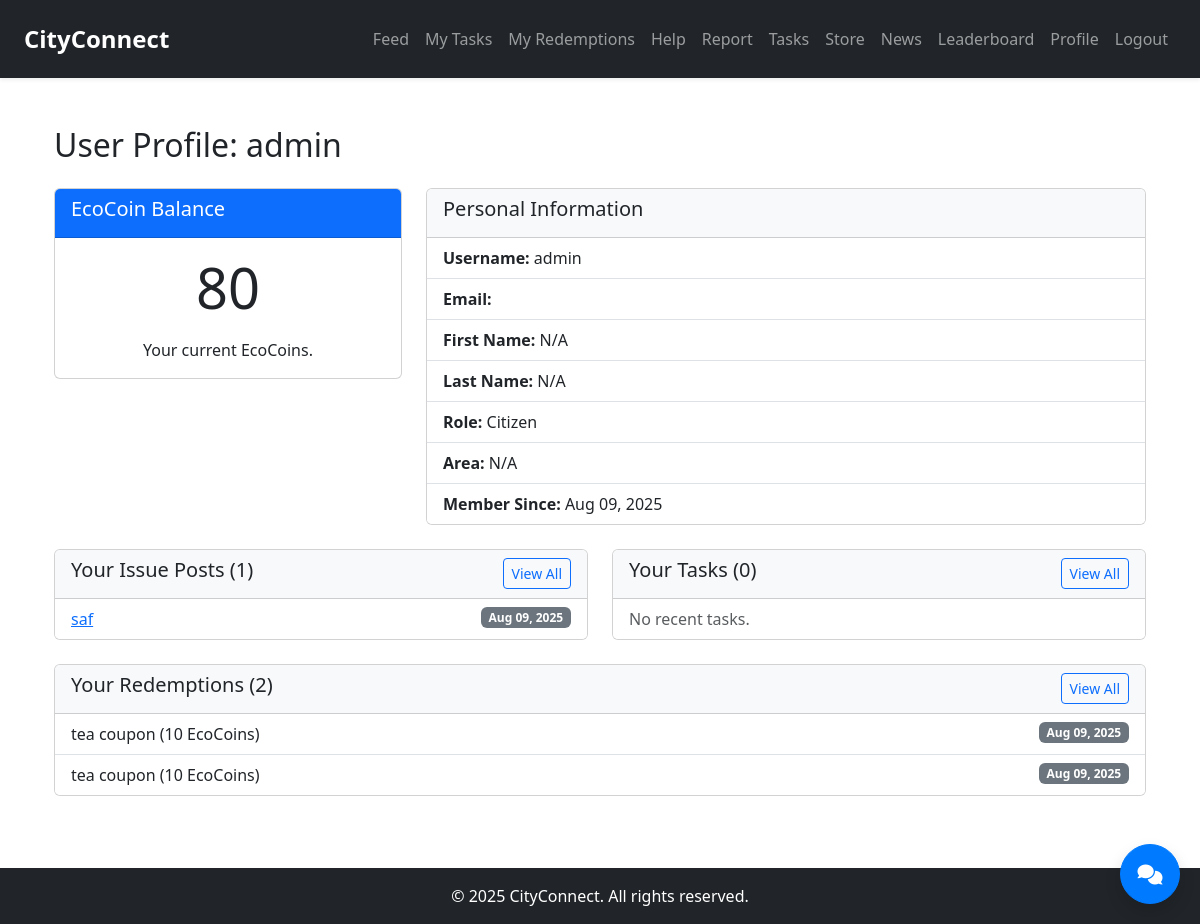
Page /profile/ (signed in) on the earlier database version.
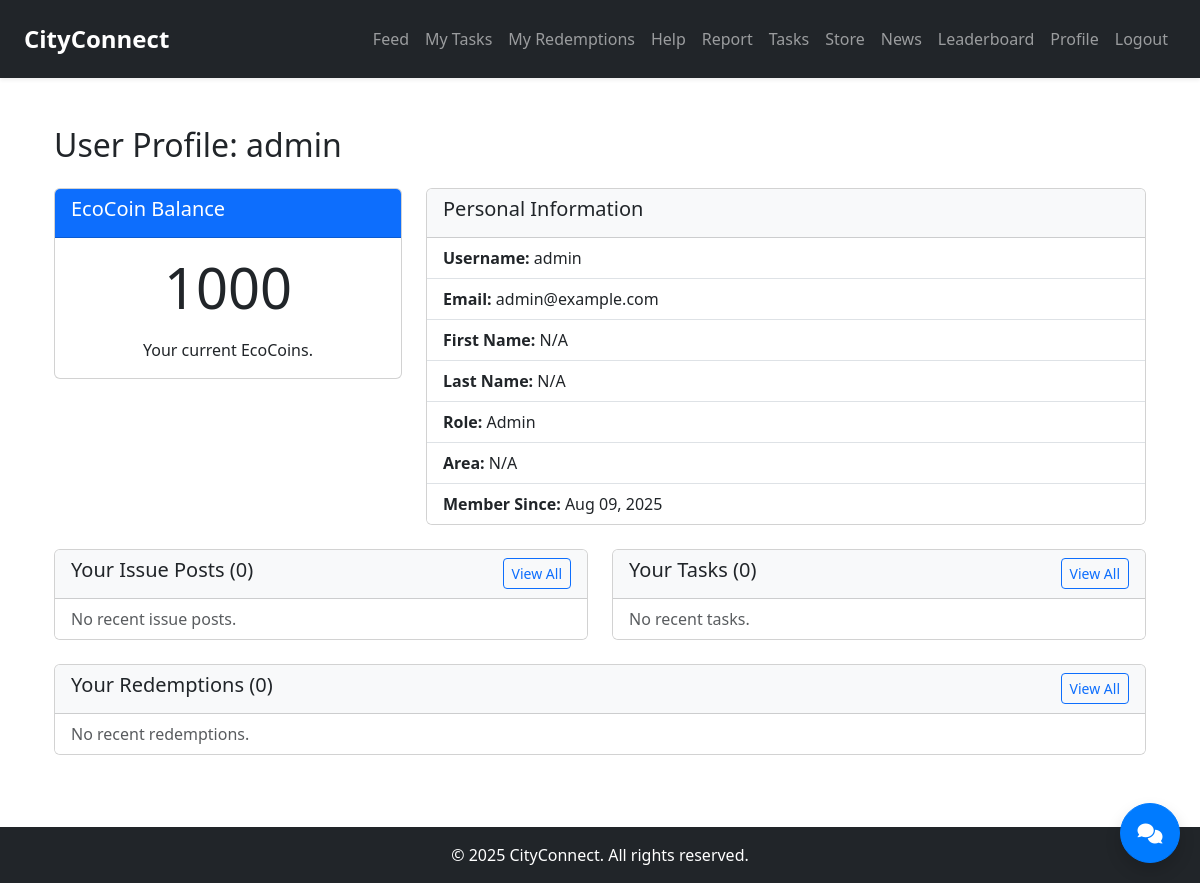
Same page on the later database version.
### core/models.py (models this page shows, shortened)
class User(AbstractUser):
    ROLE_CHOICES = (
        ('citizen', 'Citizen'),
        ('admin', 'Admin'),
    )
    role = models.CharField(max_length=10, choices=ROLE_CHOICES, default='citizen')
    eco_coins = models.PositiveIntegerField(default=0)
    area = models.CharField(max_length=100, blank=True)

class IssuePost(models.Model):
    STATUS_CHOICES = [
        ('pending', 'Pending'),
        ('in_progress', 'In Progress'),
        ('resolved', 'Resolved'),
    ]
    DEPARTMENT_CHOICES = [
        ('public_works', 'Public Works Department'),
        ('water_supply', 'Water Supply Department'),
        ('waste_management', 'Waste Management Department'),
        ('electricity', 'Electricity Department'),
        ('health_sanitation', 'Health & Sanitation Department'),
        ('traffic_transport', 'Traffic & Transport Department'),
        ('parks_recreation', 'Parks & Recreation Department'),
        ('other', 'Other'),
    ]
    id = models.AutoField(primary_key=True, editable=True)
    user = models.ForeignKey(User, on_delete=models.CASCADE, related_name='issue_posts')
    title = models.CharField(max_length=150)
    description = models.TextField()
    image = models.ImageField(upload_to='issue_posts/', blank=True, null=True)
    area = models.CharField(max_length=100)
    location_details = models.CharField(max_length=200, blank=True, null=True, help_text="Specific location details (e.g., 'Near City Park, Sector 10')")
    department = models.CharField(max_length=50, choices=DEPARTMENT_CHOICES, help_text="Select the relevant department for this issue.")
    created_at = models.DateTimeField(auto_now_add=True)
    updated_at = models.DateTimeField(auto_now=True)
    status = models.CharField(
        max_length=20,
        choices=STATUS_CHOICES,
        default='pending'
    )
    likes_count = models.PositiveIntegerField(default=0)
    comments_count = models.PositiveIntegerField(default=0)
    class Meta:
        ordering = ['-created_at']
        verbose_name = 'Issue Post'
        verbose_name_plural = 'Issue Posts'
        indexes = [
            models.Index(fields=['-created_at']),
            models.Index(fields=['status']),
            models.Index(fields=['area']),
            models.Index(fields=['department']), # New index for department
        ]

### store/models.py (models this page shows, shortened)
class Redemption(models.Model):
    STATUS_CHOICES = [
        ('pending', 'Pending'),
        ('completed', 'Completed'),
        ('cancelled', 'Cancelled'),
    ]
    user = models.ForeignKey(User, on_delete=models.CASCADE, related_name="redemptions")
    offer = models.ForeignKey(StoreOffer, on_delete=models.CASCADE, related_name="redemptions")
    coins_spent = models.PositiveIntegerField()
    redeemed_at = models.DateTimeField(auto_now_add=True)
    voucher_code = models.CharField(max_length=20, unique=True, blank=True)
    status = models.CharField(max_length=20, choices=STATUS_CHOICES, default='completed')
    class Meta:
        ordering = ['-redeemed_at']

class StoreOffer(models.Model):
    OFFER_TYPE_CHOICES = [
        ('shop_offer', 'Shop Offer'),
        ('donor_gift', 'Donor Gift'),
        ('event_ticket', 'Event Ticket'),
        ('eco_reward', 'Eco Reward'),
    ]
    name = models.CharField(max_length=255)
    description = models.TextField()
    image = models.ImageField(upload_to='store_offers/', blank=True, null=True)
    coins_required = models.PositiveIntegerField()
    offer_type = models.CharField(max_length=20, choices=OFFER_TYPE_CHOICES)
    location_name = models.CharField(max_length=255)
    location_map_url = models.URLField(blank=True, null=True)
    stock = models.PositiveIntegerField(default=0)
    start_date = models.DateField()
    end_date = models.DateField()
    added_by = models.ForeignKey(User, on_delete=models.CASCADE, related_name="offers_added")
    is_active = models.BooleanField(default=True)
    created_at = models.DateTimeField(auto_now_add=True)
    class Meta:
        ordering = ['-created_at']

### core/views.py (the view)
# urls.py: path('profile/', views.profile, name='profile'),
@login_required
def profile(request):
    user = request.user
    issue_posts = IssuePost.objects.filter(user=user)
    tasks = Task.objects.filter(user=user)
    redemptions = Redemption.objects.filter(user=user) # Fetch from store app
    context = {
        'user': user,
        'eco_coins': user.eco_coins,
        'issue_post_count': issue_posts.count(),
        'task_count': tasks.count(),
        'redemption_count': redemptions.count(),
        'recent_issue_posts': issue_posts.order_by('-created_at')[:3],
        'recent_tasks': tasks.order_by('-submitted_at')[:3],
        'recent_redemptions': redemptions.order_by('-redeemed_at')[:3], # Use redeemed_at
    }
    return render(request, 'core/profile.html', context)

### core/context_processors.py (called while the page is built)
def notification_counts(request):
    if request.user.is_authenticated:
        pending_tasks = Task.objects.filter(user=request.user, is_verified=False).count()
    else:
        pending_tasks = 0
    return {
        'pending_tasks': pending_tasks,
        'pending_redemptions': 0, # Removed from core context, handled by store app
    }

### core/templates/core/profile.html (shortened to what the changed rows need)
{% extends 'core/base.html' %}
{% block content %}
<div class="container mt-4">
    <h2 class="mb-4">User Profile: {{ user.username }}</h2>
    <div class="row">
        <div class="col-md-4">
            <div class="card mb-4">
                <div class="card-body text-center">
                    <p class="display-4">{{ eco_coins }}</p>
                    <p class="card-text">Your current EcoCoins.</p>
                </div>
            </div>
        </div>
        <div class="col-md-8">
            <div class="card mb-4">
                <ul class="list-group list-group-flush">
                    <li class="list-group-item"><strong>Username:</strong> {{ user.username }}</li>
                    <li class="list-group-item"><strong>Email:</strong> {{ user.email }}</li>
                    <li class="list-group-item"><strong>First Name:</strong> {{ user.first_name|default:"N/A" }}</li>
                    <li class="list-group-item"><strong>Last Name:</strong> {{ user.last_name|default:"N/A" }}</li>
                    <li class="list-group-item"><strong>Role:</strong> {{ user.role|capfirst }}</li>
                    <li class="list-group-item"><strong>Area:</strong> {{ user.area|default:"N/A" }}</li>
                    <li class="list-group-item"><strong>Member Since:</strong> {{ user.date_joined|date:"M d, Y" }}</li>
                </ul>
            </div>
        </div>
    </div>
    <div class="row">
        <div class="col-md-6">
            <div class="card mb-4">
                <div class="card-header bg-light">
                    <h5>Your Issue Posts ({{ issue_post_count }}) <a href="{% url 'feed' %}" class="btn btn-sm btn-outline-primary float-end">View All</a></h5>
                </div>
                <ul class="list-group list-group-flush">
                    {% for post in recent_issue_posts %}
                        <li class="list-group-item">
                            <a href="{% url 'post_detail' post.id %}">{{ post.title }}</a>
                            <span class="badge bg-secondary float-end">{{ post.created_at|date:"M d, Y" }}</span>
                        </li>
                    {% empty %}
                        <li class="list-group-item text-muted">No recent issue posts.</li>
                    {% endfor %}
                </ul>
            </div>
        </div>
        <div class="col-md-6">
        </div>
    </div>
    <div class="row">
        <div class="col-md-12">
            <div class="card mb-4">
                <div class="card-header bg-light">
                    <h5>Your Redemptions ({{ redemption_count }}) <a href="{% url 'redemption_history' %}" class="btn btn-sm btn-outline-primary float-end">View All</a></h5>
                </div>
                <ul class="list-group list-group-flush">
                    {% for redemption in recent_redemptions %}
                        <li class="list-group-item">
                            {{ redemption.offer.name }} ({{ redemption.coins_spent }} EcoCoins)
                            <span class="badge bg-secondary float-end">{{ redemption.redeemed_at|date:"M d, Y" }}</span>
                        </li>
                    {% empty %}
                        <li class="list-group-item text-muted">No recent redemptions.</li>
                    {% endfor %}
                </ul>
            </div>
        </div>
    </div>
</div>
{% endblock %}

Differences in the rows shown:
no longer on this page (row edited): IssuePost: title "saf", created_at "Aug 09, 2025"
no longer on this page (row edited): Redemption: offer.name "tea coupon", coins_spent "10", redeemed_at "Aug 09, 2025"
no longer on this page (row edited): Redemption: offer.name "tea coupon", coins_spent "10", redeemed_at "Aug 09, 2025"
changed User "admin": email (not shown) → "admin@example.com"; role "Citizen" → "Admin"
Other differences:
{{ eco_coins }}: "80" → "1000"
{{ issue_post_count }}: "1" → "0"
{{ redemption_count }}: "2" → "0"
text now shown: "No recent issue posts. No recent redemptions."
